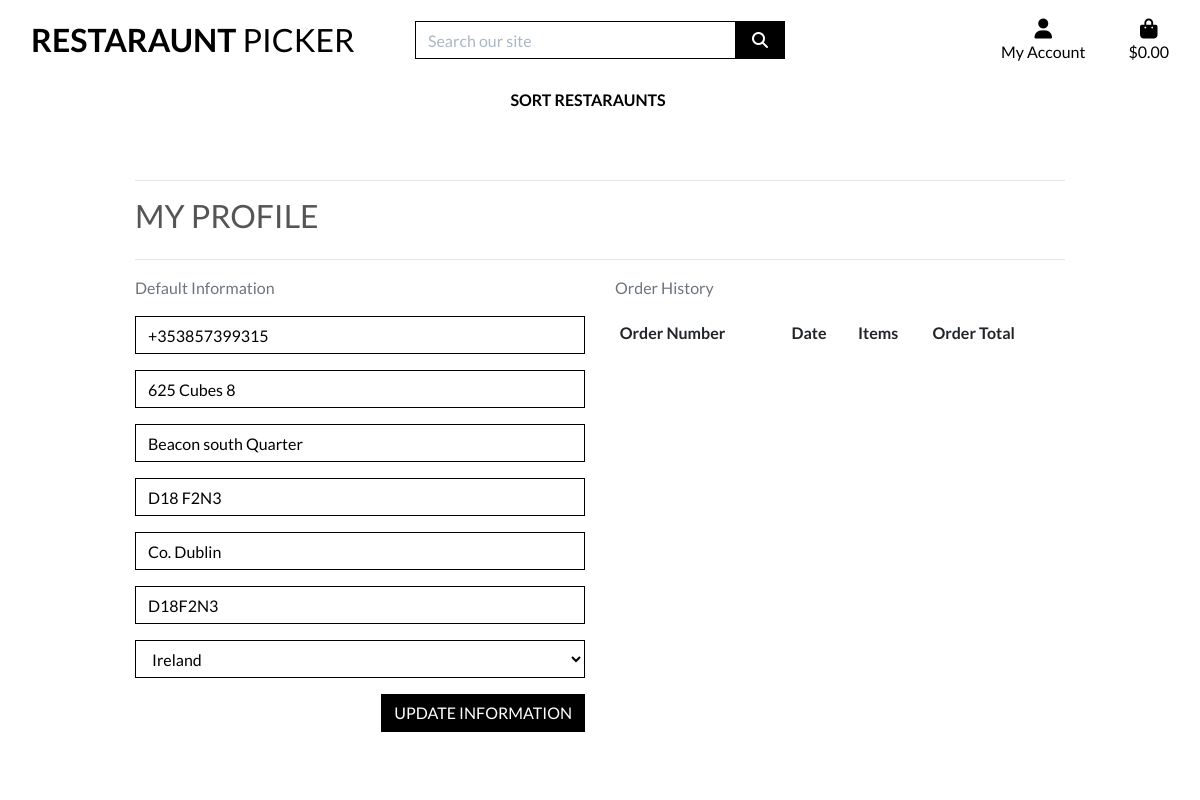
Screenshot of /profile/ (signed in) with the database file from the repository.
### profiles/models.py (models this page shows, shortened)
class UserProfile(models.Model):
    user = models.OneToOneField(User, on_delete=models.CASCADE)
    default_phone_number = models.CharField(max_length=20, null=True, blank=True)
    default_street_address1 = models.CharField(max_length=80, null=True, blank=True)
    default_street_address2 = models.CharField(max_length=80, null=True, blank=True)
    default_town_or_city = models.CharField(max_length=40, null=True, blank=True)
    default_county = models.CharField(max_length=80, null=True, blank=True)
    default_postcode = models.CharField(max_length=20, null=True, blank=True)
    default_country = CountryField(blank_label='Country', null=True, blank=True)

### profiles/views.py (the view)
# urls.py: path('', views.profile, name='profile'),
def profile(request):
    profile = get_object_or_404(UserProfile, user=request.user)
    if request.method == 'POST':
        form = UserProfileForm(request.POST, instance=profile)
        if form.is_valid():
            form.save()
            messages.success(request, 'Profile updated successfully')
    form = UserProfileForm(instance=profile)
    orders = profile.orders.all()
    template = 'profiles/profile.html'
    context = {
        'form': form,
        'orders': orders,
        'on_profile_page': True
    }
    return render(request, template, context)

### profiles/forms.py
class UserProfileForm(forms.ModelForm):
    class Meta:
        model = UserProfile
        exclude = ('user',)
    def __init__(self, *args, **kwargs):
        super().__init__(*args, **kwargs)
        placeholders = {
            'default_phone_number': 'Phone Number',
            'default_postcode': 'Postal Code',
            'default_town_or_city': 'Town or City',
            'default_street_address1': 'Street Address 1',
            'default_street_address2': 'Street Address 2',
            'default_county': 'County, State or Locality',
        }
        self.fields['default_phone_number'].widget.attrs['autofocus'] = True
        for field in self.fields:
            if field != 'default_country':
                if self.fields[field].required:
                    placeholder = f'{placeholders[field]} *'
                else:
                    placeholder = placeholders[field]
                self.fields[field].widget.attrs['placeholder'] = placeholder
            self.fields[field].widget.attrs['class'] = 'border-black rounded-0 profile-form-input'
            self.fields[field].label = False

### bag/contexts.py (called while the page is built, shortened)
def bag_contents(request):
    bag_items = []
    total = 0
    restaraunt_count = 0
    bag = request.session.get('bag', {})
    grand_total = total
    context = {
        'bag_items': bag_items,
        'total': total,
        'restaraunt_count': restaraunt_count,
        'grand_total': grand_total,
    }
    return context

### profiles/templates/profiles/profile.html (shortened to what this page needs)
{% extends "base.html" %}
{% load static %}
{% block extra_css %}
<link rel="stylesheet" href="{% static 'profiles/css/profile.css' %}">
{% endblock %}
{% block page_header %}
<div class="container header-container">
</div>
{% endblock %}
{% block content %}
<div class="overlay"></div>
<div class="container">
    <div class="row">
        <div class="col">
            <hr>
            <h2 class="logo-font mb-4">My Profile</h2>
            <hr>
        </div>
    </div>
    <div class="row">
        <div class="col-12 col-lg-6">
            <p class="text-muted">Default Information</p>
            <form class="mt-3" action="{% url 'profile' %}" method="POST" id="profile-update-form">
                {{ form|crispy }}
                <button class="btn btn-black rounded-0 text-uppercase float-right">Update Information</button>
            </form>
        </div>
        <div class="col-12 col-lg-6">
            <p class="text-muted">Order History</p>
            <div class="order-history table-responsive">
                <table class="table table-sm table-borderless">
                    <thead>
                        <tr>
                            <th>Order Number</th>
                            <th>Date</th>
                            <th>Items</th>
                            <th>Order Total</th>
                        </tr>
                    </thead>
                </table>
            </div>
        </div>
    </div>
    {% endblock %}

### static/css/base.css (style rules this page uses)
html { height: 100%; }
body { background: url('/media/restaraunt.jpg') no-repeat center center fixed; background-size: cover; height: calc(100vh - 164px); color: #555; font-family: 'Lato'; }
.logo-font { text-transform: uppercase; }
.btn-black { background: black; color: white; }
.border-black { border: 1px solid black !important; }
.overlay { height: 100%; width: 100%; top: 0; left: 0; position: fixed; background: white; z-index: -1; }
@media (min-width: 1200px) { .container { max-width: 80%; } }
@media (min-width: 992px) { .header-container { padding-top: 164px; } }

### profiles/static/profiles/css/profile.css (style rules this page uses)
.order-history { max-height: 416px; overflow-y: auto; }
#profile-update-form .form-control { color: #000; }
#profile-update-form input::placeholder { color: #aab7c4; }
#id_default_country, #id_default_country option:not(:first-child) { color: #000; }

### rows the page displays
UserProfile: default_phone_number "+353857399315", default_street_address1 "625 Cubes 8", default_street_address2 "Beacon south Quarter", default_town_or_city "D18 F2N3", default_county "Co. Dublin", default_postcode "D18F2N3", default_country "Ireland"
